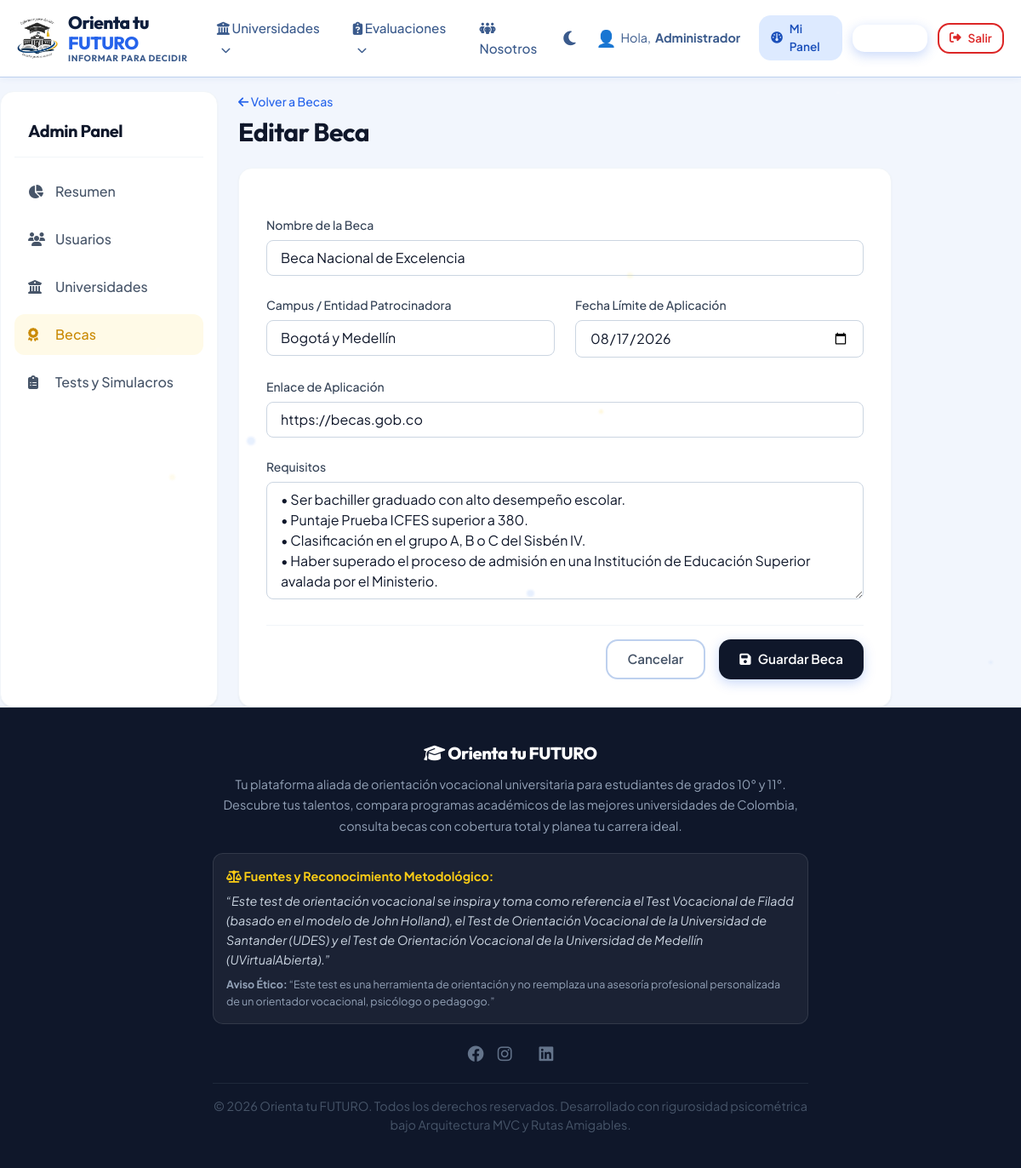
The page /admin/becaForm?id=1 (signed in) on the database its author committed.
### tables this page shows
CREATE TABLE `becas` (
  `id_becas` int(11) NOT NULL,
  `nombre_beca` varchar(100) NOT NULL,
  `campus` varchar(50) DEFAULT NULL,
  `requisitos` text DEFAULT NULL,
  `fecha_limite` date DEFAULT NULL,
  `enlace` varchar(255) DEFAULT NULL
);

### controladores/controlador_admin.php (called while the page is built, shortened)
<?php
include_once "modelos/beca.php";
class ControladorAdmin {
    public function becaForm() {
        include_once "modelos/beca.php";
        $id = isset($_GET['id']) ? $_GET['id'] : null;
        $beca = null;
        if ($id) {
            $beca = Beca::obtenerPorId($id);
        }
        include_once "vistas/admin/becas_form.php";
    }
}
?>

### index.php (called while the page is built, shortened)
<?php
include_once("vistas/plantilla.php");
?>

### modelos/beca.php (called while the page is built, shortened)
<?php
class Beca {
    public static function obtenerPorId($id) {
        $db = baseDatos::crearInstancia();
        $sql = "SELECT * FROM becas WHERE id_becas = ?";
        $consulta = $db->prepare($sql);
        $consulta->execute([$id]);
        return $consulta->fetch();
    }
}
?>

### vistas/admin/becas_form.php (the view, shortened to what this page needs)
<?php if(!defined('URL_BASE')) exit; $url_base = constant('URL_BASE'); ?>
<div class="flex flex-col md:flex-row gap-6 mt-4">
    <aside class="w-full md:w-64 shrink-0 bg-white dark:bg-slate-800 rounded-2xl shadow-sm border border-slate-100 dark:border-slate-700 p-4">
        <div class="p-4 border-b border-slate-100 dark:border-slate-700 mb-4">
            <h2 class="text-xl font-bold font-heading text-slate-900 dark:text-white">Admin Panel</h2>
        </div>
        <nav class="space-y-2">
            <a href="<?php echo $url_base; ?>admin/dashboard" class="flex items-center gap-3 px-4 py-3 text-slate-600 dark:text-slate-300 hover:bg-slate-100 dark:hover:bg-slate-700 font-medium rounded-xl transition-colors">
                <i class="fa-solid fa-chart-pie w-5"></i> Resumen
            </a>
            <a href="<?php echo $url_base; ?>admin/usuarios" class="flex items-center gap-3 px-4 py-3 text-slate-600 dark:text-slate-300 hover:bg-slate-100 dark:hover:bg-slate-700 font-medium rounded-xl transition-colors">
                <i class="fa-solid fa-users w-5"></i> Usuarios
            </a>
            <a href="<?php echo $url_base; ?>admin/universidades" class="flex items-center gap-3 px-4 py-3 text-slate-600 dark:text-slate-300 hover:bg-slate-100 dark:hover:bg-slate-700 font-medium rounded-xl transition-colors">
                <i class="fa-solid fa-building-columns w-5"></i> Universidades
            </a>
            <a href="<?php echo $url_base; ?>admin/becas" class="flex items-center gap-3 px-4 py-3 bg-brand-gold/10 text-brand-darkgold font-medium rounded-xl">
                <i class="fa-solid fa-award w-5"></i> Becas
            </a>
            <a href="<?php echo $url_base; ?>admin/simulacros" class="flex items-center gap-3 px-4 py-3 text-slate-600 dark:text-slate-300 hover:bg-slate-100 dark:hover:bg-slate-700 font-medium rounded-xl transition-colors">
                <i class="fa-solid fa-clipboard-list w-5"></i> Tests y Simulacros
            </a>
        </nav>
    </aside>
    <main class="flex-1">
        <header class="mb-6">
            <a href="<?php echo $url_base; ?>admin/becas" class="text-brand-blue hover:underline text-sm font-medium mb-2 inline-block"><i class="fa-solid fa-arrow-left"></i> Volver a Becas</a>
            <h1 class="text-3xl font-bold font-heading text-slate-900 dark:text-white">
                <?php echo $beca ? 'Editar Beca' : 'Nueva Beca'; ?>
            </h1>
        </header>
        <div class="bg-white dark:bg-slate-800 rounded-2xl shadow-sm border border-slate-100 dark:border-slate-700 p-6 md:p-8 max-w-3xl">
            <form action="<?php echo $url_base; ?>admin/guardarBeca" method="POST" class="space-y-6">
                <div class="space-y-2">
                    <label class="block text-sm font-medium text-slate-700 dark:text-slate-300">Nombre de la Beca</label>
                    <input type="text" name="nombre_beca" required
                           value="<?php echo $beca ? htmlspecialchars($beca['nombre_beca']) : ''; ?>"
                           placeholder="Ej: Beca Ser Pilo Paga"
                           class="w-full px-4 py-2 rounded-lg border border-slate-300 dark:border-slate-600 bg-white dark:bg-slate-900 text-slate-900 dark:text-white focus:ring-2 focus:ring-brand-blue focus:border-transparent outline-none transition-all">
                </div>
                <div class="grid grid-cols-1 md:grid-cols-2 gap-6">
                    <div class="space-y-2">
                        <label class="block text-sm font-medium text-slate-700 dark:text-slate-300">Campus / Entidad Patrocinadora</label>
                        <input type="text" name="campus"
                               value="<?php echo $beca ? htmlspecialchars($beca['campus']) : ''; ?>"
                               placeholder="Ej: ICETEX, Universidad de Antioquia"
                               class="w-full px-4 py-2 rounded-lg border border-slate-300 dark:border-slate-600 bg-white dark:bg-slate-900 text-slate-900 dark:text-white focus:ring-2 focus:ring-brand-blue focus:border-transparent outline-none transition-all">
                    </div>
                    <div class="space-y-2">
                        <label class="block text-sm font-medium text-slate-700 dark:text-slate-300">Fecha Límite de Aplicación</label>
                        <input type="date" name="fecha_limite"
                               value="<?php echo $beca ? $beca['fecha_limite'] : ''; ?>"
                               class="w-full px-4 py-2 rounded-lg border border-slate-300 dark:border-slate-600 bg-white dark:bg-slate-900 text-slate-900 dark:text-white focus:ring-2 focus:ring-brand-blue focus:border-transparent outline-none transition-all">
                    </div>
                </div>
                <div class="space-y-2">
                    <label class="block text-sm font-medium text-slate-700 dark:text-slate-300">Enlace de Aplicación</label>
                    <input type="url" name="enlace"
                           value="<?php echo $beca ? htmlspecialchars($beca['enlace']) : ''; ?>"
                           placeholder="https://ejemplo.com/becas/aplicar"
                           class="w-full px-4 py-2 rounded-lg border border-slate-300 dark:border-slate-600 bg-white dark:bg-slate-900 text-slate-900 dark:text-white focus:ring-2 focus:ring-brand-blue focus:border-transparent outline-none transition-all">
                </div>
                <div class="space-y-2">
                    <label class="block text-sm font-medium text-slate-700 dark:text-slate-300">Requisitos</label>
                    <textarea name="requisitos" rows="5"
                              placeholder="Describe los requisitos para aplicar a esta beca..."
                              class="w-full px-4 py-2 rounded-lg border border-slate-300 dark:border-slate-600 bg-white dark:bg-slate-900 text-slate-900 dark:text-white focus:ring-2 focus:ring-brand-blue focus:border-transparent outline-none transition-all"><?php echo $beca ? htmlspecialchars($beca['requisitos']) : ''; ?></textarea>
                </div>
                <div class="pt-4 border-t border-slate-100 dark:border-slate-700 flex justify-end gap-4">
                    <a href="<?php echo $url_base; ?>admin/becas" class="btn btn-outline text-slate-600">Cancelar</a>
                    <button type="submit" class="btn btn-primary bg-brand-dark hover:bg-brand-blue">
                        <i class="fa-solid fa-save"></i> Guardar Beca
                    </button>
                </div>
            </form>
        </div>
    </main>
</div>

### recursos/css/miestilo.css (style rules this page uses)
:root { --bg-main: #f2f6fd; --bg-card: #ffffff; --bg-navbar: rgba(255, 255, 255, 0.96); --bg-section: #e8f0fa; --text-primary: #0d1e3d; --text-secondary: #3a5a8c; --primary: #1a4fba; --primary-light: #ddeaff; --primary-hover: #0f3a9e; --accent: #eab308; --accent-light: #fef9c3; --success: #059669; --warning: #d97706; --danger: #dc2626; --border-color: #bdd0ee; --font-sans: 'Plus Jakarta Sans', -apple-system, sans-serif; --font-heading: 'Outfit', sans-serif; --shadow-sm: 0 1px 3px rgba(26, 79, 186, 0.08); --shadow-md: 0 4px 12px rgba(26, 79, 186, 0.10), 0 1px 4px rgba(0,0,0,0.04); --shadow-lg: 0 10px 30px rgba(26, 79, 186, 0.12), 0 4px 10px rgba(0,0,0,0.06); --shadow-premium: 0 20px 40px rgba(26, 79, 186, 0.14), 0 8px 16px rgba(0,0,0,0.05); --radius-sm: 8px; --radius-md: 14px; --radius-lg: 22px; --radius-full: 9999px; --transition: all 0.3s cubic-bezier(0.4, 0, 0.2, 1); }
* { margin: 0; padding: 0; box-sizing: border-box; }
body { background-color: var(--bg-main); color: var(--text-primary); font-family: var(--font-sans); line-height: 1.6; overflow-x: hidden; transition: background-color 0.4s ease, color 0.3s ease; }
h1, h2, h3, h4, h5, h6 { font-family: var(--font-heading); font-weight: 700; letter-spacing: -0.02em; line-height: 1.25; }
a { color: var(--primary); text-decoration: none; transition: var(--transition); }
.btn { display: inline-flex; align-items: center; justify-content: center; padding: 10px 24px; font-size: 0.95rem; font-weight: 600; border-radius: var(--radius-md); cursor: pointer; transition: var(--transition); border: none; gap: 8px; }
.btn-primary { background-color: var(--primary); color: white; box-shadow: 0 4px 14px rgba(37, 99, 235, 0.25); }
.btn-outline { background-color: transparent; border: 2px solid var(--border-color); color: var(--text-secondary); }
.layout-container { min-height: 100vh; display: flex; flex-direction: column; }
.bg-white { background: #ffffff; }
[data-theme="light"] body { background-color: #f2f6fd; }
.btn, [class*="btn-"] { position: relative; overflow: hidden; isolation: isolate; }
.btn::after { content: ''; position: absolute; inset: 0; background: radial-gradient( circle at var(--btn-gx, 50%) var(--btn-gy, 50%), rgba(255,255,255,0.15) 0%, transparent 65% ); opacity: 0; transition: opacity 0.3s ease; pointer-events: none; }

### rows shown on the page
becas: nombre_beca "Beca Nacional de Excelencia", campus "Bogotá y Medellín", fecha_limite "08/17/2026", enlace "https://becas.gob.co", requisitos "• Ser bachiller graduado con alto desempeño escolar. • Puntaje Prueba ICFES superior a 380. • Clasificación en el grupo A, B o C del Sisbén IV. • Haber superado el proceso de admisión en una Institución de Educación Superior avalada por el Ministerio."

### other values the page prints
$emoji "👤"
$_SESSION['usuario']['nombre'] "Administrador"
